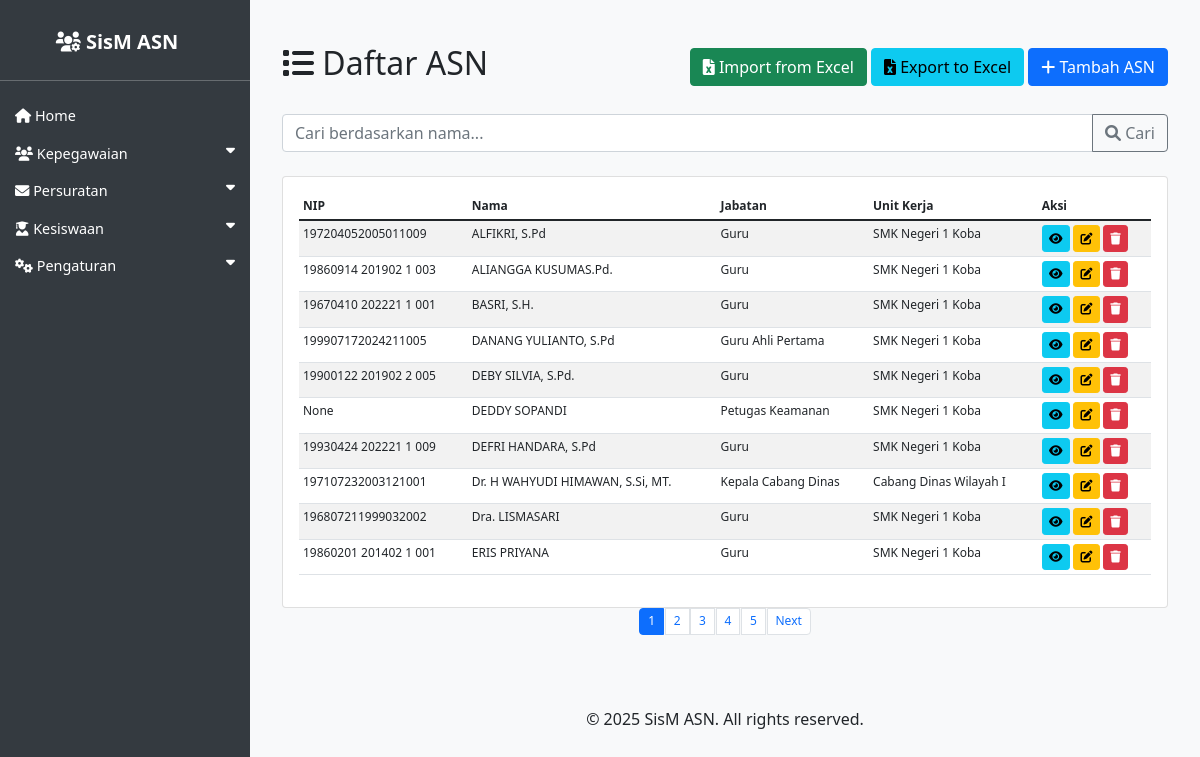
/asn/, run on an earlier commit of the app's database.
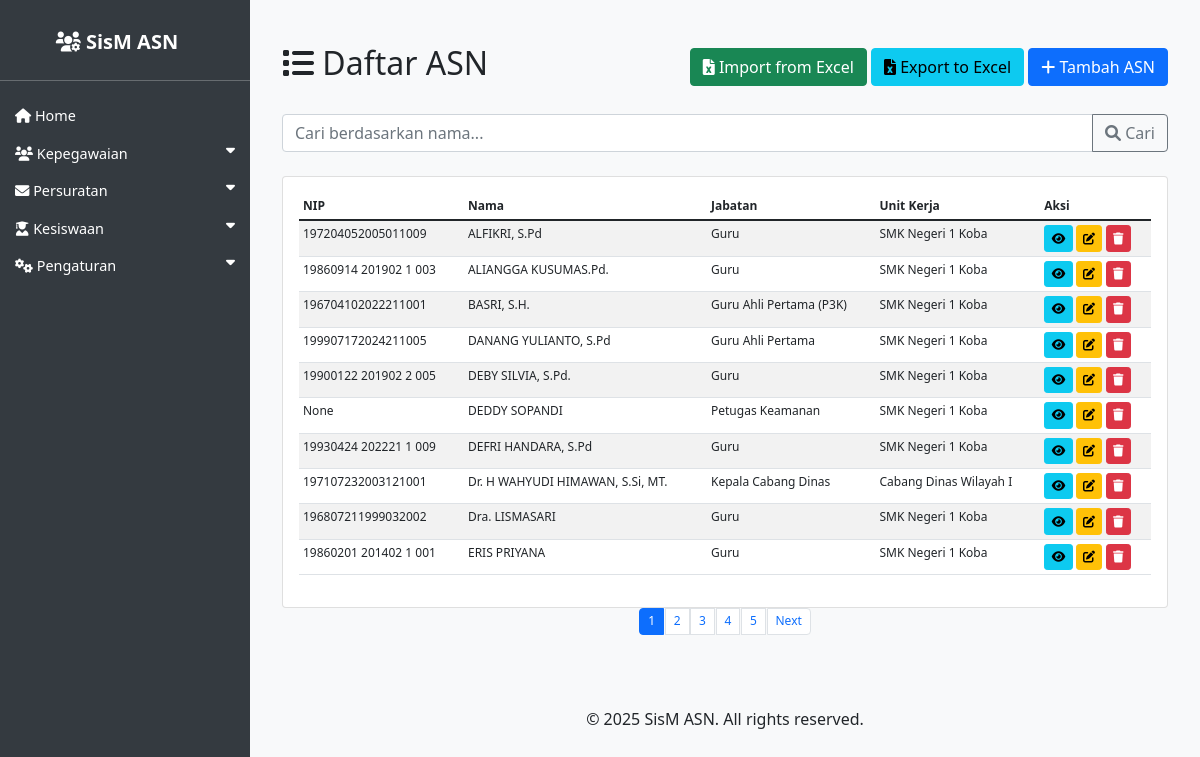
And on a later commit of the database.
### asn_app/models.py (models this page shows, shortened)
class ASN(models.Model):
    JENIS_KELAMIN_CHOICES = [
        ('L', 'Laki-laki'),
        ('P', 'Perempuan'),
    ]
    AGAMA_CHOICES = [
        ('ISLAM', 'Islam'),
        ('KRISTEN', 'Kristen'),
        ('KATOLIK', 'Katolik'),
        ('HINDU', 'Hindu'),
        ('BUDDHA', 'Buddha'),
        ('KONGHUCU', 'Konghucu'),
    ]
    nip = models.CharField(max_length=18, unique=True, null=True, blank=True)
    nama = models.CharField(max_length=100)
    tempat_lahir = models.CharField(max_length=50)
    tanggal_lahir = models.DateField()
    jenis_kelamin = models.CharField(max_length=1, choices=JENIS_KELAMIN_CHOICES)
    agama = models.CharField(max_length=10, choices=AGAMA_CHOICES)
    alamat = models.TextField()
    email = models.EmailField()
    telepon = models.CharField(max_length=15)
    jabatan = models.CharField(max_length=100)
    pangkat = models.CharField(max_length=50)
    golongan = models.CharField(max_length=5)
    nama_istri_suami = models.CharField(max_length=100, blank=True, null=True, verbose_name='Nama Istri/Suami')
    unit_kerja = models.CharField(max_length=100)
    foto = models.ImageField(upload_to='asn_fotos/', blank=True, null=True)
    created_at = models.DateTimeField(auto_now_add=True)
    updated_at = models.DateTimeField(auto_now=True)

### asn_app/views.py (the view)
# urls.py: path('', views.asn_list, name='asn_list'),
def asn_list(request):
    query = request.GET.get('q')
    if query:
        asn_queryset = ASN.objects.filter(nama__icontains=query).order_by('nama')
    else:
        asn_queryset = ASN.objects.all().order_by('nama')
    paginator = Paginator(asn_queryset, 10)  # 10 items per page
    page_number = request.GET.get('page')
    page_obj = paginator.get_page(page_number)
    return render(request, 'asn_app/asn_list.html', {'page_obj': page_obj, 'query': query})

### asn_app/templates/asn_app/asn_list.html (shortened to what this page needs)
{% extends 'asn_app/base.html' %}
{% block content %}
<div class="container mt-4">
    <div class="d-flex justify-content-between align-items-center mb-4">
        <h2><i class="fas fa-list"></i> Daftar ASN</h2>
        <div>
            <a href="{% url 'import_asn_excel' %}" class="btn btn-success">
                <i class="fas fa-file-excel"></i> Import from Excel
            </a>
            <a href="{% url 'export_asn_excel' %}" class="btn btn-info">
                <i class="fas fa-file-excel"></i> Export to Excel
            </a>
            <a href="{% url 'asn_create' %}" class="btn btn-primary">
                <i class="fas fa-plus"></i> Tambah ASN
            </a>
        </div>
    </div>
    <div class="mb-4">
        <form method="get" action="{% url 'asn_list' %}">
            <div class="input-group">
                <input type="text" name="q" class="form-control" placeholder="Cari berdasarkan nama..." value="{{ query|default:'' }}">
                <button class="btn btn-outline-secondary" type="submit">
                    <i class="fas fa-search"></i> Cari
                </button>
            </div>
        </form>
    </div>
    <div class="card">
        <div class="card-body">
            <div class="table-responsive">
                <table class="table table-striped asn-table">
                    <thead>
                        <tr>
                            <th>NIP</th>
                            <th>Nama</th>
                            <th>Jabatan</th>
                            <th>Unit Kerja</th>
                            <th>Aksi</th>
                        </tr>
                    </thead>
                    <tbody>
                        {% for asn in page_obj %}
                        <tr>
                            <td>{{ asn.nip }}</td>
                            <td>{{ asn.nama }}</td>
                            <td>{{ asn.jabatan }}</td>
                            <td>{{ asn.unit_kerja }}</td>
                            <td>
                                <a href="{% url 'asn_detail' asn.pk %}" class="btn btn-sm btn-info">
                                    <i class="fas fa-eye"></i>
                                </a>
                                <a href="{% url 'asn_update' asn.pk %}" class="btn btn-sm btn-warning">
                                    <i class="fas fa-edit"></i>
                                </a>
                                <a href="{% url 'asn_delete' asn.pk %}" class="btn btn-sm btn-danger">
                                    <i class="fas fa-trash"></i>
                                </a>
                            </td>
                        </tr>
                        {% endfor %}
                    </tbody>
                </table>
            </div>
        </div>
    </div>
    {% if page_obj.has_other_pages %}
    <nav aria-label="Page navigation">
        <ul class="pagination justify-content-center">
            {% for num in page_obj.paginator.page_range %}
                <li class="page-item {% if page_obj.number == num %}active{% endif %}">
                    <a class="page-link" href="?page={{ num }}{% if query %}&q={{ query }}{% endif %}">{{ num }}</a>
                </li>
            {% endfor %}
            {% if page_obj.has_next %}
                <li class="page-item">
                    <a class="page-link" href="?page={{ page_obj.next_page_number }}{% if query %}&q={{ query }}{% endif %}">Next</a>
                </li>
            {% endif %}
        </ul>
    </nav>
    {% endif %}
</div>
{% endblock %}

What changed in the data, as far as the page shows it:
changed ASN "BASRI, S.H.": nip "19670410 202221 1 001" → "196704102022211001"; jabatan "Guru" → "Guru Ahli Pertama (P3K)"
